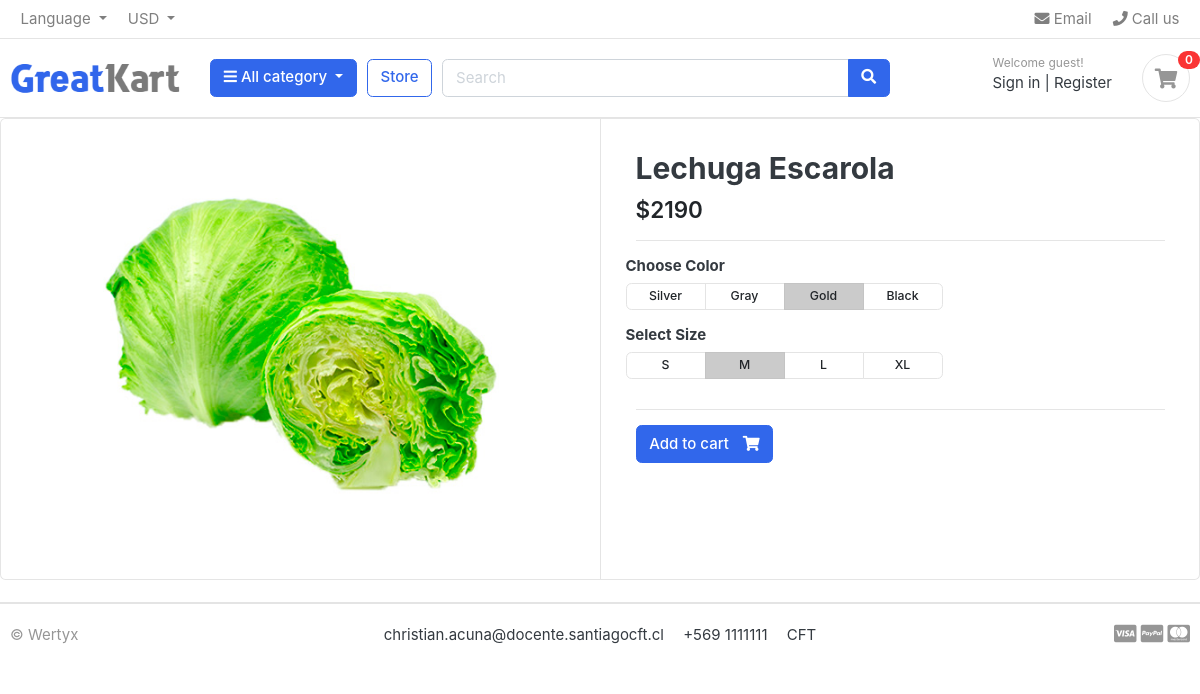
Screenshot of /store/vegetables/lechuga-escarola/ with the database file from the repository.
### store/models.py (models this page shows, shortened)
class Product(models.Model):
    product_name = models.CharField(max_length=200, unique=True)
    slug = models.CharField(max_length=200, unique=True)
    description = models.TextField(max_length=1000, blank=True)
    price = models.IntegerField()
    images = models.ImageField(upload_to='photos/products')
    stock = models.PositiveIntegerField()
    is_available = models.BooleanField(default=True)
    category = models.ForeignKey(Category, on_delete=models.CASCADE)
    created_date = models.DateTimeField(auto_now_add=True)
    modified_date = models.DateTimeField(auto_now=True)

### store/views.py (the view)
# urls.py: path('<slug:category_slug>/<slug:product_slug>/', views.product_detail, name="product_detail"),
def product_detail(request, category_slug, product_slug):
    product = Product.objects.get(category__slug=category_slug, slug=product_slug)
    return render(request, "product_detail.html", context={"product": product})

### carts/context_processors.py (called while the page is built)
def counter_items(request):
    cart_count = 0
    try:
        cart = Cart.objects.get(cart_id=cart_id(request))
        cart_items = CartItem.objects.all().filter(cart=cart)
        for cart_item in cart_items:
            cart_count += cart_item.quantity
    except Cart.DoesNotExist:
        cart_count = 0
    return {"cart_count": cart_count}

### carts/views.py (called while the page is built)
def cart_id(request):
    cart = request.session.session_key
    print("cart", cart)
    if cart is None:
        cart = request.session.create()
    return cart

### category/context_processors.py (called while the page is built)
def global_category(request):
    menu_links = Category.objects.all()
    return dict(menu_links=menu_links)

### templates/product_detail.html (shortened to what this page needs)
{% extends 'base.html' %}
{% block content %}
<div class="card">
	<div class="row no-gutters">
		<aside class="col-md-6">
<article class="gallery-wrap">
	<div class="img-big-wrap">
	   <a href="#"><img src="{{ product.images.url }}"></a>
	</div>
</article>
		</aside>
		<main class="col-md-6 border-left">
<article class="content-body">
<h2 class="title">{{ product.product_name }}</h2>
<div class="mb-3">
	<var class="price h4">${{ product.price }}</var>
</div>
<hr>
	<div class="row">
		<div class="item-option-select">
			<h6>Choose Color</h6>
			<div class="btn-group btn-group-sm btn-group-toggle" data-toggle="buttons">
			  <label class="btn btn-light">
			    <input type="radio" name="radio_color"> Silver
			  </label>
			  <label class="btn btn-light">
			    <input type="radio" name="radio_color" > Gray
			  </label>
			  <label class="btn btn-light active">
			    <input type="radio" name="radio_color checked"> Gold
			  </label>
			  <label class="btn btn-light">
			    <input type="radio" name="radio_color"> Black
			  </label>
			</div>
		</div>
	</div>
	<div class="row">
		<div class="item-option-select">
			<h6>Select Size</h6>
			<div class="btn-group btn-group-sm btn-group-toggle" data-toggle="buttons">
			  <label class="btn btn-light">
			    <input type="radio" name="radio_color"> S
			  </label>
			  <label class="btn btn-light active">
			    <input type="radio" name="radio_color" checked> M
			  </label>
			  <label class="btn btn-light">
			    <input type="radio" name="radio_color"> L
			  </label>
			  <label class="btn btn-light">
			    <input type="radio" name="radio_color"> XL
			  </label>
			</div>
		</div>
	</div>
	<hr>
	{% if product.stock %}
		<a href="{% url 'add_cart' product.id %}" class="btn  btn-primary"> <span class="text">Add to cart</span> <i class="fas fa-shopping-cart"></i>  </a>
	{% else %}
		<h2 class="title">Sin stock</h2>
	{% endif %}
</article>
		</main>
	</div>
</div>
<br>
{% endblock content %}

### ecommerce/static/css/ui.css (style rules this page uses)
html { font-family: "Inter", sans-serif; font-size: 15px; }
.content-body { flex: 1 1 auto; padding: 2rem 2.3rem; }
var { font-style: normal; }
article:after, .form-group:after { display: block; clear: both; content: ""; }
.btn-light { background-color: #fff; border-color: #e4e4e4; }
.btn .text + i { margin-left: 10px; }
.price { font-weight: 600; color: #212529; }
.gallery-wrap .img-big-wrap { margin-bottom: 10px; border-radius: 0.37rem; overflow: hidden; background-color: #fff; }
.gallery-wrap .img-big-wrap a { text-align: center; display: block; }
.gallery-wrap .img-big-wrap img { height: 450px; width: auto; display: inline-block; }
.item-option-select { margin-bottom: 1rem; display: inline-block; margin-right: 15px; }
.item-option-select .btn { min-width: 80px; }

### rows the page displays
Product: images (picture), product_name "Lechuga Escarola", price "2190"

### other values shown
{{ cart_count }} "0"
